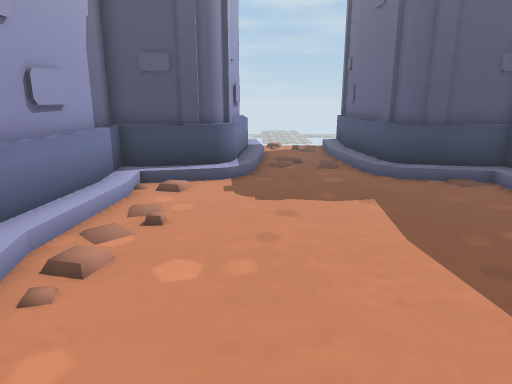
[1] (above)

12 first-person views from a walk through a scene from a Unity 3-D project. The camera is 1.3 m above the floor, tilts 14° down and sees 70° across. The floor is counted in squares, 0.5 m on a side. Each view is taken from the middle of a square. On the plan, view 1 faces up. The plan holds only what a view shows up to about 20 squares ahead; the rest is blank. The place goes on beyond the plan. Some surface patterns are stand-ins.

[2]
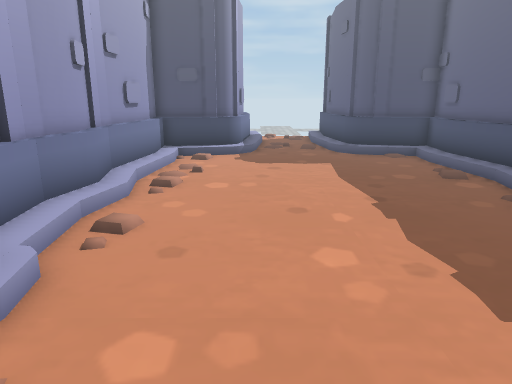

[3]
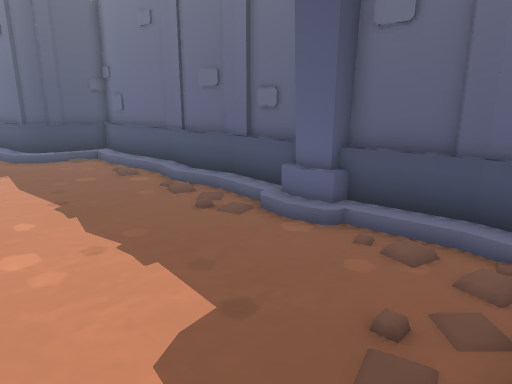

[4]
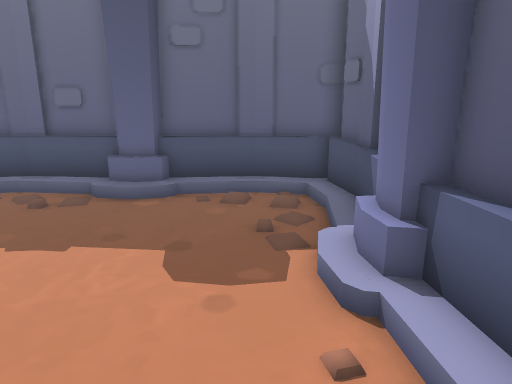

[5]
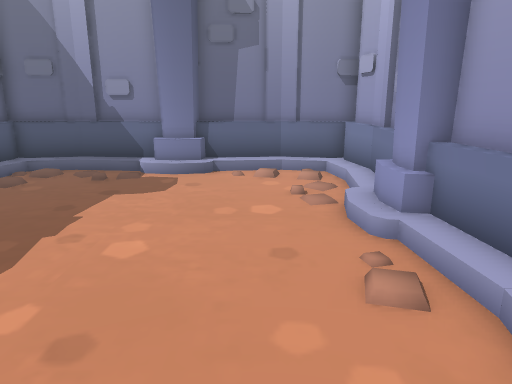

[6]
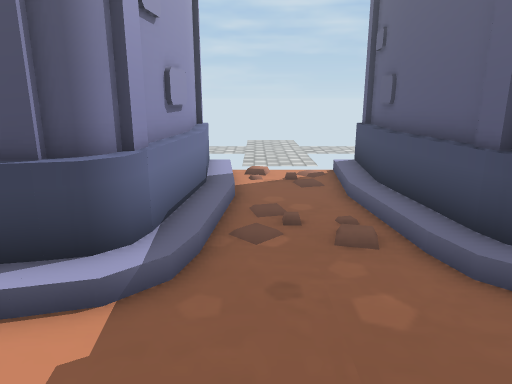

[7]
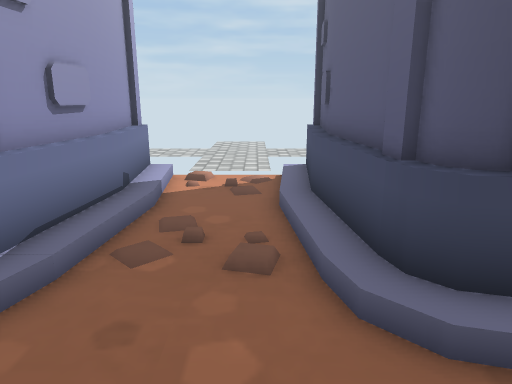

[8]
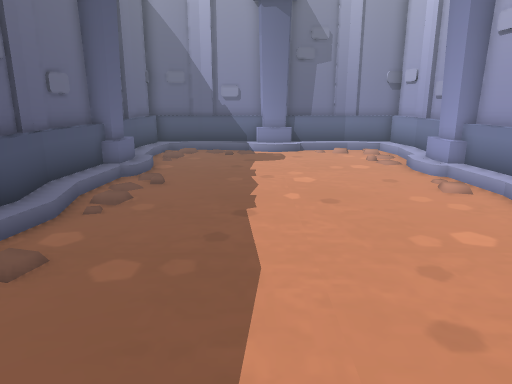

[9]
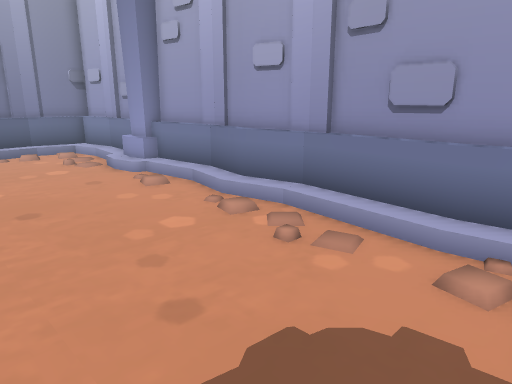

[10]
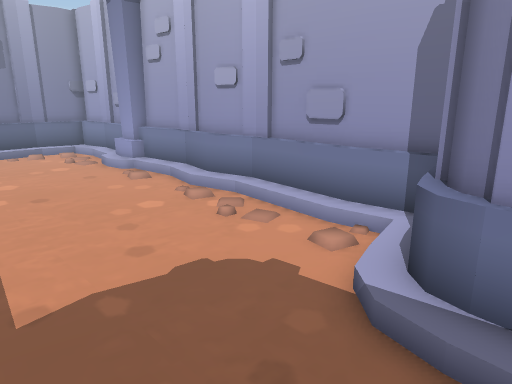

[11]
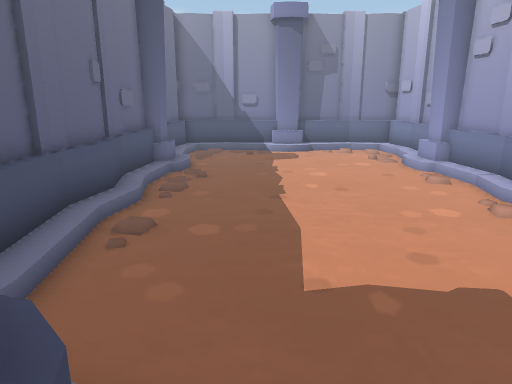

[12]
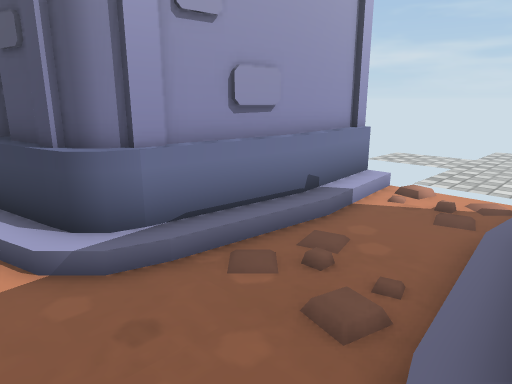

### Floor plan
Key: @ floor where view 1 was taken; # wall or solid block; . floor; / step, stairs or slope; = window, fence, low wall or low ledge; ^ raised ledge.
Columns run from 5 left of view 1 to 9 right of it. Each row starts with its distance up from view 1.
 22     #     #
 21     ^//../^
 20     ^/.../^
 19     ^=...=#
 18     ^=...=^
 17     #=...=^
 16     ^/.../^
 15     ^/..//^
 14    =#/..//#=
 13 #^##=/.../=#^^#
 12 ^=///.....///=^
 11 ^=...........=#
 10 ^=...........=^
  9 #=...........=^
  8 ^/.........../^
  7 ^/..........//^
  6 #/..........//#
  5 #/.........../^
  4 ^=...........=^
  3 ^/.........../#
  2 #//........../#
  1 ^//........../#
  0 ^/...@......./#
 -1 ##/........./##
 -2 ##/........./##
 -3 ##/........./##
 -4 #/.........../^
 -5 #/..........//^
 -6 #/..........//#
 -7 #/.//.///..../^
 -8 ^=////###////=^
 -9 #^^#^^#######^#

Where each view was taken, in squares from view 1:
view 1: 0 up, 0 right, facing up
view 2: 6 down, 0 right, facing up
view 3: 8 down, 0 right, facing up-right
view 4: 6 down, 4 left, facing right
view 5: 6 up, 1 left, facing down
view 6: 8 up, 1 right, facing up
view 7: 9 up, 3 right, facing up
view 8: 12 up, 3 right, facing down
view 9: 12 up, 3 right, facing down-left
view 10: 15 up, 4 right, facing down-left
view 11: 15 up, 4 right, facing down
view 12: 11 up, 5 right, facing up-left
